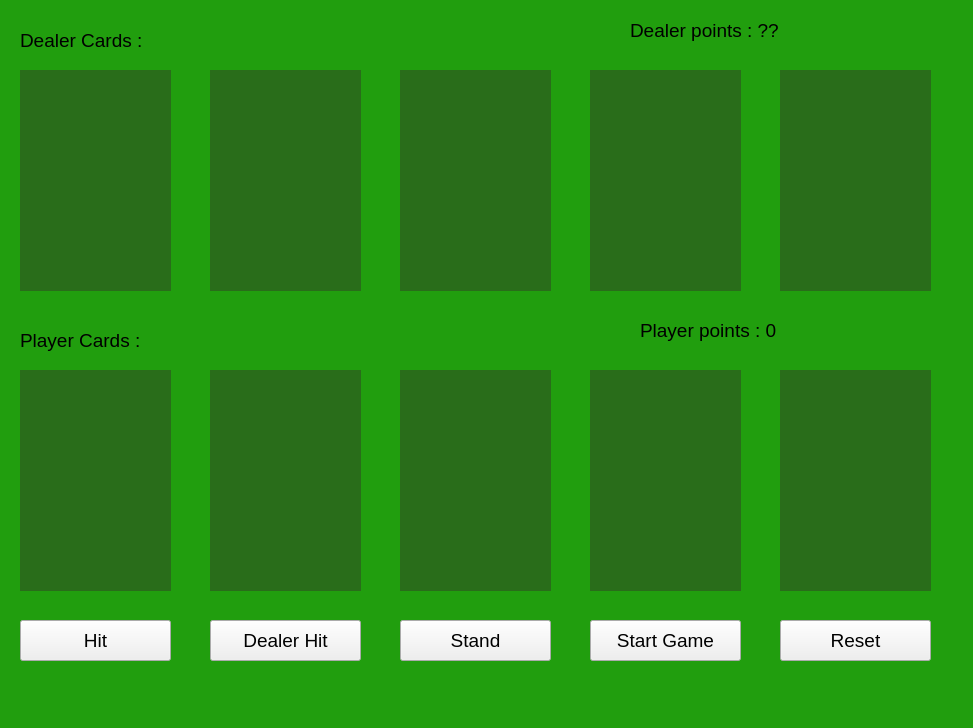
<?xml version="1.0" encoding="UTF-8"?>
<ui version="4.0">
 <class>MainWindow</class>
 <widget class="QMainWindow" name="MainWindow">
  <property name="geometry">
   <rect>
    <x>0</x>
    <y>0</y>
    <width>973</width>
    <height>728</height>
   </rect>
  </property>
  <property name="windowTitle">
   <string>MainWindow</string>
  </property>
  <property name="styleSheet">
   <string notr="true">background-color: rgb(33, 158, 14);</string>
  </property>
  <widget class="QWidget" name="centralwidget">
   <widget class="QPushButton" name="pushButton">
    <property name="geometry">
     <rect>
      <x>20</x>
      <y>620</y>
      <width>151</width>
      <height>41</height>
     </rect>
    </property>
    <property name="font">
     <font>
      <pointsize>14</pointsize>
      <underline>false</underline>
      <strikeout>false</strikeout>
      <stylestrategy>PreferAntialias</stylestrategy>
     </font>
    </property>
    <property name="toolTip">
     <string>&lt;html&gt;&lt;head/&gt;&lt;body&gt;&lt;p&gt;deal cards&lt;/p&gt;&lt;/body&gt;&lt;/html&gt;</string>
    </property>
    <property name="whatsThis">
     <string>&lt;html&gt;&lt;head/&gt;&lt;body&gt;&lt;p&gt;&lt;span style=&quot; color:#fefefe;&quot;&gt;Deal cards&lt;/span&gt;&lt;/p&gt;&lt;/body&gt;&lt;/html&gt;</string>
    </property>
    <property name="styleSheet">
     <string notr="true">background-color: light gray
;
</string>
    </property>
    <property name="text">
     <string>Hit</string>
    </property>
    <property name="checkable">
     <bool>false</bool>
    </property>
    <property name="autoRepeatDelay">
     <number>300</number>
    </property>
    <property name="default">
     <bool>false</bool>
    </property>
    <property name="flat">
     <bool>false</bool>
    </property>
   </widget>
   <widget class="QLabel" name="dealer_card1">
    <property name="geometry">
     <rect>
      <x>20</x>
      <y>70</y>
      <width>151</width>
      <height>221</height>
     </rect>
    </property>
    <property name="styleSheet">
     <string notr="true">background-color: rgb(41, 109, 26);</string>
    </property>
    <property name="text">
     <string/>
    </property>
    <property name="scaledContents">
     <bool>true</bool>
    </property>
   </widget>
   <widget class="QLabel" name="dealer_card2">
    <property name="geometry">
     <rect>
      <x>210</x>
      <y>70</y>
      <width>151</width>
      <height>221</height>
     </rect>
    </property>
    <property name="styleSheet">
     <string notr="true">background-color: rgb(41, 109, 26);</string>
    </property>
    <property name="text">
     <string/>
    </property>
    <property name="scaledContents">
     <bool>true</bool>
    </property>
   </widget>
   <widget class="QPushButton" name="pushButton_2">
    <property name="geometry">
     <rect>
      <x>400</x>
      <y>620</y>
      <width>151</width>
      <height>41</height>
     </rect>
    </property>
    <property name="font">
     <font>
      <pointsize>14</pointsize>
      <underline>false</underline>
      <strikeout>false</strikeout>
      <stylestrategy>PreferAntialias</stylestrategy>
     </font>
    </property>
    <property name="toolTip">
     <string>&lt;html&gt;&lt;head/&gt;&lt;body&gt;&lt;p&gt;deal cards&lt;/p&gt;&lt;/body&gt;&lt;/html&gt;</string>
    </property>
    <property name="whatsThis">
     <string>&lt;html&gt;&lt;head/&gt;&lt;body&gt;&lt;p&gt;&lt;span style=&quot; color:#fefefe;&quot;&gt;Deal cards&lt;/span&gt;&lt;/p&gt;&lt;/body&gt;&lt;/html&gt;</string>
    </property>
    <property name="styleSheet">
     <string notr="true">background-color: light gray
;
</string>
    </property>
    <property name="text">
     <string>Stand</string>
    </property>
    <property name="checkable">
     <bool>false</bool>
    </property>
    <property name="autoRepeatDelay">
     <number>300</number>
    </property>
    <property name="default">
     <bool>false</bool>
    </property>
    <property name="flat">
     <bool>false</bool>
    </property>
   </widget>
   <widget class="QLabel" name="dealer_card3">
    <property name="geometry">
     <rect>
      <x>400</x>
      <y>70</y>
      <width>151</width>
      <height>221</height>
     </rect>
    </property>
    <property name="styleSheet">
     <string notr="true">background-color: rgb(41, 109, 26);</string>
    </property>
    <property name="text">
     <string/>
    </property>
    <property name="scaledContents">
     <bool>true</bool>
    </property>
   </widget>
   <widget class="QLabel" name="dealer_card4">
    <property name="geometry">
     <rect>
      <x>590</x>
      <y>70</y>
      <width>151</width>
      <height>221</height>
     </rect>
    </property>
    <property name="styleSheet">
     <string notr="true">background-color: rgb(41, 109, 26);</string>
    </property>
    <property name="text">
     <string/>
    </property>
    <property name="scaledContents">
     <bool>true</bool>
    </property>
   </widget>
   <widget class="QLabel" name="dealer_card5">
    <property name="geometry">
     <rect>
      <x>780</x>
      <y>70</y>
      <width>151</width>
      <height>221</height>
     </rect>
    </property>
    <property name="styleSheet">
     <string notr="true">background-color: rgb(41, 109, 26);</string>
    </property>
    <property name="text">
     <string/>
    </property>
    <property name="scaledContents">
     <bool>true</bool>
    </property>
   </widget>
   <widget class="QLabel" name="player_card4">
    <property name="geometry">
     <rect>
      <x>590</x>
      <y>370</y>
      <width>151</width>
      <height>221</height>
     </rect>
    </property>
    <property name="styleSheet">
     <string notr="true">background-color: rgb(41, 109, 26);</string>
    </property>
    <property name="text">
     <string/>
    </property>
    <property name="scaledContents">
     <bool>true</bool>
    </property>
   </widget>
   <widget class="QLabel" name="player_card1">
    <property name="geometry">
     <rect>
      <x>20</x>
      <y>370</y>
      <width>151</width>
      <height>221</height>
     </rect>
    </property>
    <property name="styleSheet">
     <string notr="true">background-color: rgb(41, 109, 26);</string>
    </property>
    <property name="text">
     <string/>
    </property>
    <property name="scaledContents">
     <bool>true</bool>
    </property>
   </widget>
   <widget class="QLabel" name="player_card3">
    <property name="geometry">
     <rect>
      <x>400</x>
      <y>370</y>
      <width>151</width>
      <height>221</height>
     </rect>
    </property>
    <property name="styleSheet">
     <string notr="true">background-color: rgb(41, 109, 26);</string>
    </property>
    <property name="text">
     <string/>
    </property>
    <property name="scaledContents">
     <bool>true</bool>
    </property>
   </widget>
   <widget class="QLabel" name="player_card5">
    <property name="geometry">
     <rect>
      <x>780</x>
      <y>370</y>
      <width>151</width>
      <height>221</height>
     </rect>
    </property>
    <property name="styleSheet">
     <string notr="true">background-color: rgb(41, 109, 26);</string>
    </property>
    <property name="text">
     <string/>
    </property>
    <property name="scaledContents">
     <bool>true</bool>
    </property>
   </widget>
   <widget class="QLabel" name="player_card2">
    <property name="geometry">
     <rect>
      <x>210</x>
      <y>370</y>
      <width>151</width>
      <height>221</height>
     </rect>
    </property>
    <property name="styleSheet">
     <string notr="true">background-color: rgb(41, 109, 26);</string>
    </property>
    <property name="text">
     <string/>
    </property>
    <property name="scaledContents">
     <bool>true</bool>
    </property>
   </widget>
   <widget class="QPushButton" name="pushButton_3">
    <property name="geometry">
     <rect>
      <x>780</x>
      <y>620</y>
      <width>151</width>
      <height>41</height>
     </rect>
    </property>
    <property name="font">
     <font>
      <pointsize>14</pointsize>
      <underline>false</underline>
      <strikeout>false</strikeout>
      <stylestrategy>PreferAntialias</stylestrategy>
     </font>
    </property>
    <property name="toolTip">
     <string>&lt;html&gt;&lt;head/&gt;&lt;body&gt;&lt;p&gt;deal cards&lt;/p&gt;&lt;/body&gt;&lt;/html&gt;</string>
    </property>
    <property name="whatsThis">
     <string>&lt;html&gt;&lt;head/&gt;&lt;body&gt;&lt;p&gt;&lt;span style=&quot; color:#fefefe;&quot;&gt;Deal cards&lt;/span&gt;&lt;/p&gt;&lt;/body&gt;&lt;/html&gt;</string>
    </property>
    <property name="styleSheet">
     <string notr="true">background-color: light gray
;
</string>
    </property>
    <property name="text">
     <string>Reset</string>
    </property>
    <property name="checkable">
     <bool>false</bool>
    </property>
    <property name="autoRepeatDelay">
     <number>300</number>
    </property>
    <property name="default">
     <bool>false</bool>
    </property>
    <property name="flat">
     <bool>false</bool>
    </property>
   </widget>
   <widget class="QLabel" name="Dealer_cards_label">
    <property name="geometry">
     <rect>
      <x>20</x>
      <y>20</y>
      <width>191</width>
      <height>41</height>
     </rect>
    </property>
    <property name="font">
     <font>
      <pointsize>14</pointsize>
     </font>
    </property>
    <property name="text">
     <string>Dealer Cards :</string>
    </property>
   </widget>
   <widget class="QLabel" name="dealer_points">
    <property name="geometry">
     <rect>
      <x>630</x>
      <y>10</y>
      <width>191</width>
      <height>41</height>
     </rect>
    </property>
    <property name="font">
     <font>
      <pointsize>14</pointsize>
     </font>
    </property>
    <property name="text">
     <string>Dealer points : ??</string>
    </property>
   </widget>
   <widget class="QLabel" name="player_cards_label_2">
    <property name="geometry">
     <rect>
      <x>20</x>
      <y>320</y>
      <width>191</width>
      <height>41</height>
     </rect>
    </property>
    <property name="font">
     <font>
      <pointsize>14</pointsize>
     </font>
    </property>
    <property name="text">
     <string>Player Cards :</string>
    </property>
   </widget>
   <widget class="QLabel" name="player_points">
    <property name="geometry">
     <rect>
      <x>640</x>
      <y>310</y>
      <width>191</width>
      <height>41</height>
     </rect>
    </property>
    <property name="font">
     <font>
      <pointsize>14</pointsize>
     </font>
    </property>
    <property name="text">
     <string>Player points : 0</string>
    </property>
   </widget>
   <widget class="QPushButton" name="pushButton_4">
    <property name="geometry">
     <rect>
      <x>210</x>
      <y>620</y>
      <width>151</width>
      <height>41</height>
     </rect>
    </property>
    <property name="font">
     <font>
      <pointsize>14</pointsize>
      <underline>false</underline>
      <strikeout>false</strikeout>
      <stylestrategy>PreferAntialias</stylestrategy>
     </font>
    </property>
    <property name="toolTip">
     <string>&lt;html&gt;&lt;head/&gt;&lt;body&gt;&lt;p&gt;deal cards&lt;/p&gt;&lt;/body&gt;&lt;/html&gt;</string>
    </property>
    <property name="whatsThis">
     <string>&lt;html&gt;&lt;head/&gt;&lt;body&gt;&lt;p&gt;&lt;span style=&quot; color:#fefefe;&quot;&gt;Deal cards&lt;/span&gt;&lt;/p&gt;&lt;/body&gt;&lt;/html&gt;</string>
    </property>
    <property name="styleSheet">
     <string notr="true">background-color: light gray
;
</string>
    </property>
    <property name="text">
     <string>Dealer Hit</string>
    </property>
    <property name="checkable">
     <bool>false</bool>
    </property>
    <property name="autoRepeatDelay">
     <number>300</number>
    </property>
    <property name="default">
     <bool>false</bool>
    </property>
    <property name="flat">
     <bool>false</bool>
    </property>
   </widget>
   <widget class="QPushButton" name="pushButton_5">
    <property name="geometry">
     <rect>
      <x>590</x>
      <y>620</y>
      <width>151</width>
      <height>41</height>
     </rect>
    </property>
    <property name="font">
     <font>
      <pointsize>14</pointsize>
      <underline>false</underline>
      <strikeout>false</strikeout>
      <stylestrategy>PreferAntialias</stylestrategy>
     </font>
    </property>
    <property name="toolTip">
     <string>&lt;html&gt;&lt;head/&gt;&lt;body&gt;&lt;p&gt;deal cards&lt;/p&gt;&lt;/body&gt;&lt;/html&gt;</string>
    </property>
    <property name="whatsThis">
     <string>&lt;html&gt;&lt;head/&gt;&lt;body&gt;&lt;p&gt;&lt;span style=&quot; color:#fefefe;&quot;&gt;Deal cards&lt;/span&gt;&lt;/p&gt;&lt;/body&gt;&lt;/html&gt;</string>
    </property>
    <property name="styleSheet">
     <string notr="true">background-color: light gray
;
</string>
    </property>
    <property name="text">
     <string>Start Game</string>
    </property>
    <property name="checkable">
     <bool>false</bool>
    </property>
    <property name="autoRepeatDelay">
     <number>300</number>
    </property>
    <property name="default">
     <bool>false</bool>
    </property>
    <property name="flat">
     <bool>false</bool>
    </property>
   </widget>
  </widget>
  <widget class="QMenuBar" name="menubar">
   <property name="geometry">
    <rect>
     <x>0</x>
     <y>0</y>
     <width>973</width>
     <height>23</height>
    </rect>
   </property>
  </widget>
  <widget class="QStatusBar" name="statusbar"/>
 </widget>
 <resources/>
 <connections/>
</ui>
